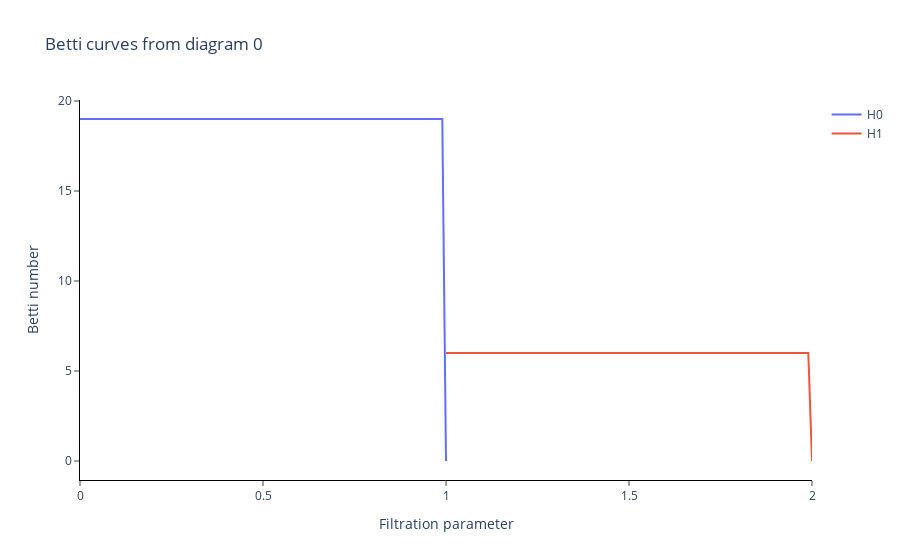

Notebook source saved alongside this figure:
### Code cell
#Betti curve
BettiCurve().fit_transform_plot(diagram_VR_GnM);
